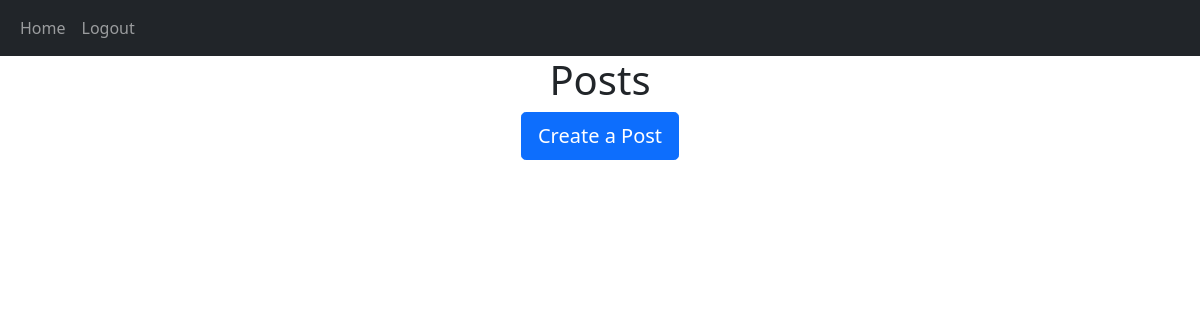
The page /home (signed in) on the database as committed earlier.
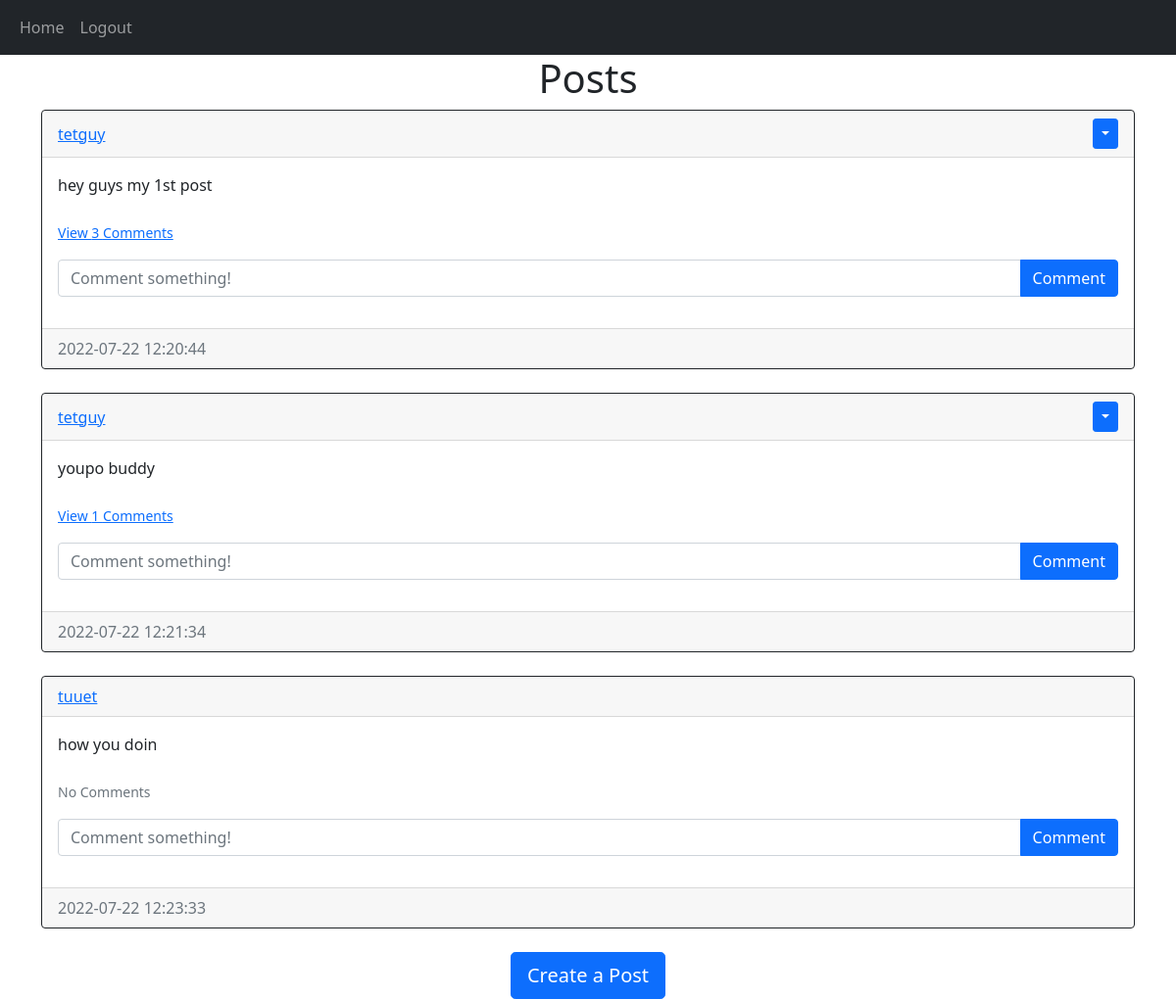
The same page on the database as committed later.
### website/models.py (models this page shows)
class Post(db.Model):
    id= db.Column(db.Integer, primary_key=True)
    text= db.Column(db.Text, nullable= False)
    date_created = db.Column(db.DateTime(timezone=True), default=func.now())
    author = db.Column(db.Integer, db.ForeignKey('user.id', ondelete='CASCADE'), nullable=False)
    comments = db.relationship('Comment', backref='post', passive_deletes=True)

class User(db.Model, UserMixin):
    id = db.Column(db.Integer, primary_key = True)
    email =db.Column(db.String(150), unique=True)
    username = db.Column(db.String(150), unique=True)
    password = db.Column(db.String(150))
    date_created = db.Column(db.DateTime(timezone=True), default=func.now())
    posts = db.relationship('Post', backref='user', passive_deletes=True)
    comments= db.relationship('Comment', backref='user', passive_deletes=True)

### website/views.py (the view)
@views.route("/")
@views.route("/home")
@login_required
def home():
    posts = Post.query.all()
    return render_template("home.html", user =current_user, posts=posts)

### website/__init__.py (called while the page is built)
def create_app():
    app = Flask(__name__)
    app.config['SECRET_KEY'] = "helloworld"
    app.config['SQLALCHEMY_DATABASE_URI'] = f'sqlite:///{DB_NAME}'
    db.init_app(app)
    from .views import views
    from .auth import auth
    app.register_blueprint(views, url_prefix="/")
    app.register_blueprint(auth, url_prefix="/")
    from .models import User, Post, Comment
    create_database(app)
    login_manager = LoginManager()
    login_manager.login_view = "auth.login"
    login_manager.init_app(app)
    @login_manager.user_loader
    def load_user(id):
        return User.query.get(int(id))
    return app

### website/templates/home.html
{% extends 'posts_div.html' %} {% block title %}Home{% endblock %}

### website/templates/posts_div.html (shortened to what this page needs)
{% extends 'base.html' %} {% block title %}Home{% endblock %} {% block content
%}
<h1 align="center">{% block header %}Posts{% endblock %}</h1>
<div id="posts">
  {% for post in posts %}
  <div class="card border-dark">
    <div class="card-header d-flex justify-content-between align-items-center">
      <a href="/posts/{{post.user.username}}">{{post.user.username}}</a>
      {% if user.id == post.author %}
      <div class="btn-group">
        <button
          type="button"
          class="btn btn-sm btn-primary dropdown-toggle"
          data-bs-toggle="dropdown"
        ></button>
      </div>
      {% endif %}
    </div>
    <div class="card-body">
      <div class="card-text">{{post.text}}</div>
      <br />
      <p class="card-text">
        {% if post.comments|length > 0 %}
        <a data-bs-toggle="collapse" href="#comments-{{post.id}}" role="button">
          <small>View {{post.comments|length}} Comments</small>
        </a>
        {% else %}
        <small class="text-muted">No Comments</small>
        {% endif %}
      </p>
      <form
        class="input-group mb-3"
        method="POST"
        action="/create-comment/{{post.id}}"
      >
        <input
          type="text"
          id="text"
          name="text"
          class="form-control"
          placeholder="Comment something!"
        />
        <button class="btn btn-primary" type="submit">Comment</button>
      </form>
    </div>
    <div class="card-footer text-muted">{{post.date_created}}</div>
  </div>
  <br />
  {% endfor %}
</div>
{% block footer %}
<div align="center">
  <a href="/create-post">
    <button type="button" class="btn btn-primary btn-lg">
      Create a Post
    </button></a
  >
</div>
{% endblock %} {% endblock %}

Rows that differ between the two databases and show on the page:
added Post: user.username "tetguy", text "hey guys my 1st post", comments|length "3", date_created "2022-07-22 12:20:44"
added Post: user.username "tetguy", text "youpo buddy", comments|length "1", date_created "2022-07-22 12:21:34"
added Post: user.username "tuuet", text "how you doin", shows "No Comments", date_created "2022-07-22 12:23:33"
